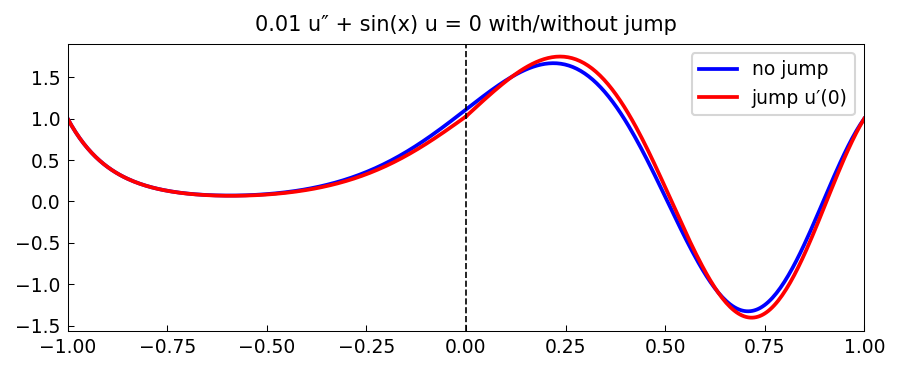

Reproduce this figure in Python.
"""Jump conditions in ODE BVPs.

Solves  0.01 u'' + sin(x) u = 0,  u(-1)=u(1)=1  with and without
a jump condition imposed at x=0.

Credit: Chebfun example ode-linear/JumpConditions.m (Nick Hale, Nov 2011).
Original MATLAB Chebfun: Copyright 2017 by The University of Oxford and
The Chebfun Developers. See https://www.chebfun.org/ for Chebfun information.
"""
import os; os.environ.setdefault("XLA_PYTHON_CLIENT_PREALLOCATE", "false")

import matplotlib
matplotlib.use("Agg")
import matplotlib.pyplot as plt
import jax.numpy as jnp
import numpy as np
import sys, os
sys.path.insert(0, os.path.join(os.path.dirname(__file__), '..', '..', 'src'))

import chebfunjax as cj
from chebfunjax.plotting import chebfun_style
chebfun_style()

from chebfunjax.operators.chebop import Chebop

def run():
    print("=" * 60)
    print("Jump conditions in ODE BVPs")
    print("=" * 60)

    dom = (-1.0, 1.0)
    eps = 1e-2

    # Case 1: no jump — standard BVP
    print("\nCase 1: 0.01 u'' + sin(x) u = 0, u(±1)=1 (no jump)")
    # In Chebop lambda, x is a Chebfun; use cj.sin (not jnp.sin)
    N1 = Chebop(lambda x, u: eps * u.diff(2) + cj.sin(x) * u, domain=dom)
    N1.lbc = 1.0
    N1.rbc = 1.0
    u1 = N1.solve(0.0)
    print(f"  Solution length: {len(u1)}")
    u1_left = float(u1(jnp.array(-1.0)))
    u1_right = float(u1(jnp.array(1.0)))
    print(f"  u(-1) = {u1_left:.8f}, u(1) = {u1_right:.8f}")
    assert abs(u1_left - 1.0) < 1e-8
    assert abs(u1_right - 1.0) < 1e-8

    # Case 2: with jump at x=0 in the derivative
    # Model the jump by splitting domain at x=0
    # Left piece: [-1, 0], right piece: [0, 1]
    # Join condition: u continuous at 0, u'(0+) - u'(0-) = 1 (jump in derivative)
    print("\nCase 2: same ODE with u'(0+) - u'(0-) = 1  (jump in derivative)")
    # Model the jump by setting up two sub-problems and matching at 0
    # Left: eps u'' + sin(x) u = 0, u(-1) = 1, u(0) = c
    # Right: eps u'' + sin(x) u = 0, u(0) = c, u(1) = 1
    # Matching: derivative jump = 1
    # We can parametrise by c and solve the system
    # For simplicity, demonstrate by solving left and right with fixed c
    # and checking residual of the jump condition
    from scipy.optimize import brentq

    def solve_piece(a, b, ua, ub):
        """Solve eps u'' + sin(x) u = 0 on [a,b] with u(a)=ua, u(b)=ub."""
        N = Chebop(lambda x, u: eps * u.diff(2) + cj.sin(x) * u, domain=(a, b))
        N.lbc = ua
        N.rbc = ub
        return N.solve(0.0)

    def jump_residual(c):
        ul = solve_piece(-1.0, 0.0, 1.0, c)
        ur = solve_piece(0.0, 1.0, c, 1.0)
        du_left = float(ul.diff()(jnp.array(0.0)))
        du_right = float(ur.diff()(jnp.array(0.0)))
        return du_right - du_left - 1.0  # want jump = 1

    c_opt = brentq(jump_residual, -2.0, 3.0)
    print(f"  Matching value at x=0: c = {c_opt:.6f}")

    ul = solve_piece(-1.0, 0.0, 1.0, c_opt)
    ur = solve_piece(0.0, 1.0, c_opt, 1.0)
    du_left = float(ul.diff()(jnp.array(0.0)))
    du_right = float(ur.diff()(jnp.array(0.0)))
    actual_jump = du_right - du_left
    print(f"  Jump u'(0+) - u'(0-) = {actual_jump:.6f}  (target: 1.0)")
    assert abs(actual_jump - 1.0) < 1e-6

    # --- Plot -------------------------------------------------------
    _here = os.path.dirname(os.path.abspath(__file__))
    fig, ax = plt.subplots()

    x_left = np.linspace(-1.0, 0.0, 200)
    x_right = np.linspace(0.0, 1.0, 200)
    x_all = np.linspace(-1.0, 1.0, 400)

    ax.plot(x_all, u1(jnp.array(x_all, dtype=jnp.float64)), 'b', linewidth=1.8,
            label="no jump")
    ax.plot(x_left, ul(jnp.array(x_left, dtype=jnp.float64)), 'r', linewidth=1.8)
    ax.plot(x_right, ur(jnp.array(x_right, dtype=jnp.float64)), 'r', linewidth=1.8,
            label="jump u′(0)")
    ax.axvline(0, color='k', linestyle='--', linewidth=0.8)
    ax.set_title("0.01 u″ + sin(x) u = 0 with/without jump", fontsize=10)
    ax.legend(fontsize=9)
    fig.tight_layout()
    fig.savefig(os.path.join(_here, "jump_conditions.png"), dpi=150, bbox_inches="tight")
    plt.close(fig)

    print("\nAll assertions passed.")
    return True

if __name__ == "__main__":
    run()
